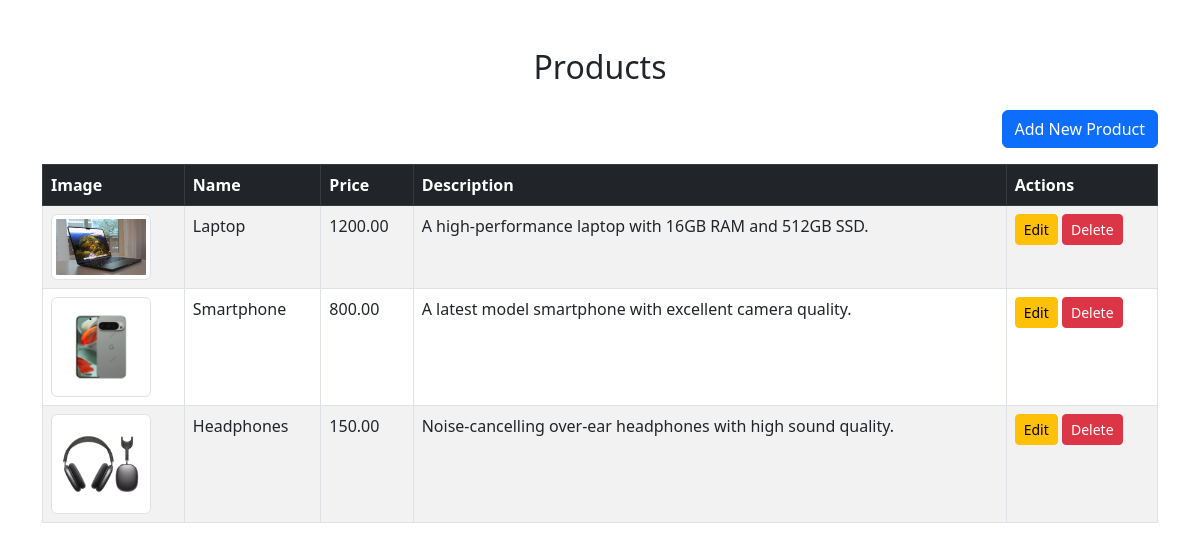
/views/products.php (signed in), run on the app's committed database.
### tables this page shows
CREATE TABLE IF NOT EXISTS products (
    id INT AUTO_INCREMENT PRIMARY KEY,
    name VARCHAR(100) NOT NULL,
    price DECIMAL(10, 2) NOT NULL,
    description TEXT,
    image VARCHAR(255),
    created_at TIMESTAMP DEFAULT CURRENT_TIMESTAMP
);

### views/products.php (the view, shortened to what this page needs)
<?php
$database = new Database();
$db = $database->getConnection();
$query = "SELECT * FROM products";
$stmt = $db->prepare($query);
$stmt->execute();
$result = $stmt->get_result();
$products = $result->fetch_all(MYSQLI_ASSOC);
?>
<!DOCTYPE html>
<html lang="en">
<head>
    <link href="https://cdn.jsdelivr.net/npm/bootstrap@5.3.0-alpha1/dist/css/bootstrap.min.css" rel="stylesheet">
</head>
<body class="container my-5">
    <h2 class="text-center mb-4">Products</h2>
    <div class="d-flex justify-content-end mb-3">
        <a href="/views/create_product.php" class="btn btn-primary">Add New Product</a>
    </div>
    <table class="table table-bordered table-striped">
        <thead class="table-dark">
            <tr>
                <th scope="col">Image</th>
                <th scope="col">Name</th>
                <th scope="col">Price</th>
                <th scope="col">Description</th>
                <th scope="col">Actions</th>
            </tr>
        </thead>
        <tbody>
            <?php foreach ($products as $product): ?>
                <tr>
                    <td>
                        <img src="<?php echo htmlspecialchars($product['image']); ?>" alt="Product Image" class="img-thumbnail" style="max-width: 100px;">
                    </td>
                    <td><?php echo htmlspecialchars($product['name']); ?></td>
                    <td><?php echo htmlspecialchars($product['price']); ?></td>
                    <td><?php echo htmlspecialchars($product['description']); ?></td>
                    <td>
                        <a href="/views/update_product.php?id=<?php echo $product['id']; ?>" class="btn btn-warning btn-sm">Edit</a>
                        <a href="/controllers/delete_product.php?id=<?php echo $product['id']; ?>" class="btn btn-danger btn-sm">Delete</a>
                    </td>
                </tr>
            <?php endforeach; ?>
        </tbody>
    </table>
</body>
</html>

### data on the page
products: image (picture), name "Laptop", price "1200.00", description "A high-performance laptop with 16GB RAM and 512GB SSD."
products: image (picture), name "Smartphone", price "800.00", description "A latest model smartphone with excellent camera quality."
products: image (picture), name "Headphones", price "150.00", description "Noise-cancelling over-ear headphones with high sound quality."
